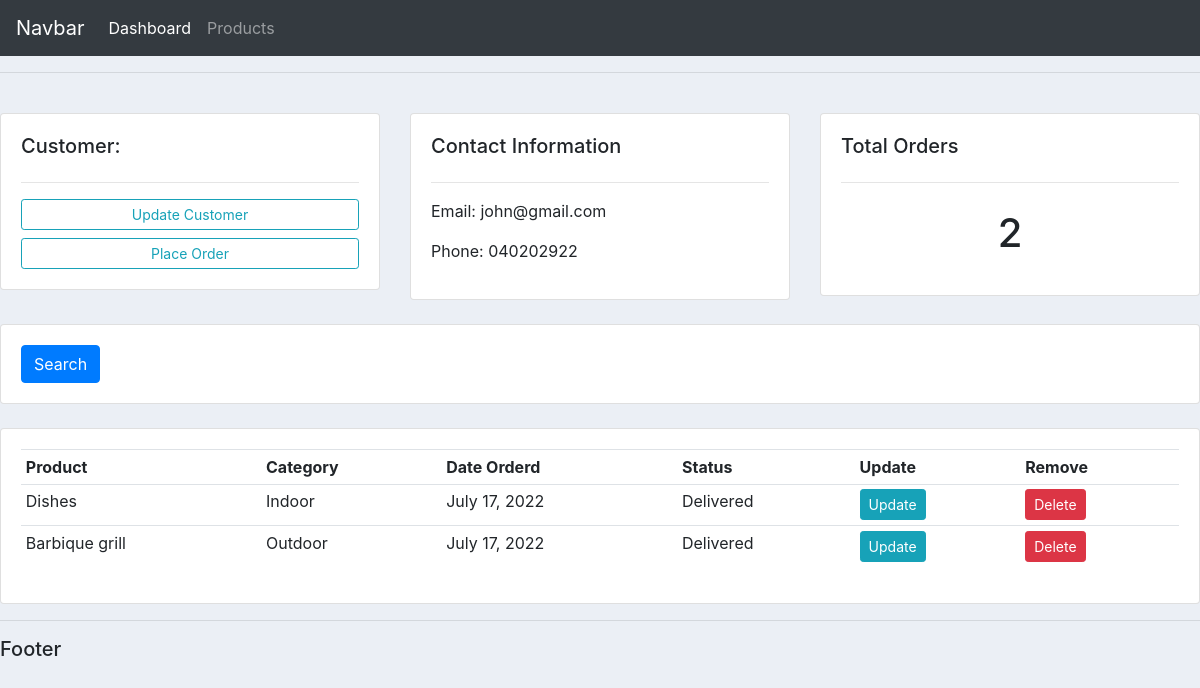
The page /customers/3/ on the database its author committed.
### customers_app/models.py (models this page shows, shortened)
class Customer(models.Model):
    name = models.CharField(max_length=200, null=True)
    phone = models.CharField(max_length=11, null=True)
    email = models.EmailField(null=True)
    date_created = models.DateTimeField(auto_now_add=True)

class Order(models.Model):
    STATUS = (
        ('pending', 'pending'),
        ('out for delivery', 'out for delivery'),
        ('Delivered', 'Delivered'),
    )
    customer = models.ForeignKey(Customer, null=True, on_delete=models.SET_NULL)
    product =  models.ForeignKey(Product, null=True, on_delete=models.SET_NULL)
    date_created = models.DateField(auto_now_add=True)
    status= models.CharField(max_length=200, null=True, choices=STATUS)

class Product(models.Model):
    CATEGORY = (
        ('Indoor', 'Indoor'),
        ('Outdoor', 'Outdoor')
    )
    name = models.CharField(max_length=200, null=True)
    price = models.FloatField(null=True)
    category = models.CharField(max_length=200, null=True, choices=CATEGORY)
    description = models.CharField(max_length=200, null=True, blank=True)
    date_created = models.DateTimeField(auto_now_add=True)
    tag = models.ManyToManyField(Tag)
    def __str__(self):
        return self.name

### customers_app/views.py (the view)
# urls.py: path('customers/<str:pk_test>/', views.customers, name='customers'),
def customers(request, pk_test):
    customer = Customer.objects.get(id=pk_test)
    orders = customer.order_set.all()
    orders_count = orders.count()
    context = {'customer':customer, 'orders':orders, 'orders_count':orders_count}
    return render(request, 'customers_app/customers.html', context)

### templates/customers_app/customers.html
{%  extends 'customers_app/base.html' %}
{% block content %}
	<br>
<div class="row">
	<div class="col-md">
		<div class="card card-body">
			<h5>Customer:</h5>
			<hr>
			<a class="btn btn-outline-info  btn-sm btn-block" href="">Update Customer</a>
			<a class="btn btn-outline-info  btn-sm btn-block" href="{%url 'create_order' customer.id%}">Place Order</a>
		</div>
	</div>
	<div class="col-md">
		<div class="card card-body">
			<h5>Contact Information</h5>
			<hr>
			<p>Email: {{customer.email}} </p>
			<p>Phone: {{customer.phone}} </p>
		</div>
	</div>
	<div class="col-md">
		<div class="card card-body">
			<h5>Total Orders</h5>
			<hr>
			<h1 style="text-align: center;padding: 10px">{{orders_count}}</h1>
		</div>
	</div>
</div>
<br>
<div class="row">
	<div class="col">
		<div class="card card-body">
			<form method="get">
		    <button class="btn btn-primary" type="submit">Search</button>
		  </form>
		</div>
	</div>
</div>
<br>
<div class="row">
	<div class="col-md">
		<div class="card card-body">
			<table class="table table-sm">
				<tr>
					<th>Product</th>
					<th>Category</th>
					<th>Date Orderd</th>
					<th>Status</th>
					<th>Update</th>
					<th>Remove</th>
				</tr>
				{%for order in orders%}
				<tr>
					<td>{{order.product}}</td>
					<td>{{order.product.category}}</td>
					<td>{{order.date_created}}</td>
					<td>{{order.status}}</td>
                    <td ><a class="btn btn-sm btn-info" href="{%url 'update_order' order.id%}">Update</a></td>
                    <td ><a class="btn btn-sm btn-danger" href="{%url 'delete_order' order.id%}">Delete</a></td>
				</tr>
				{%endfor%}
			</table>
		</div>
	</div>
</div>
{% endblock %}

### static/css/style.css (style rules this page uses)
body { background-color: #ebeff5; }
body { overflow-x: hidden; }

### rows shown on the page
Customer: email "john@gmail.com", phone "040202922"
Order: product "Dishes", product.category "Indoor", date_created "July 17, 2022", status "Delivered"
Order: product "Barbique grill", product.category "Outdoor", date_created "July 17, 2022", status "Delivered"

### other values the page prints
{{ orders_count }} "2"
